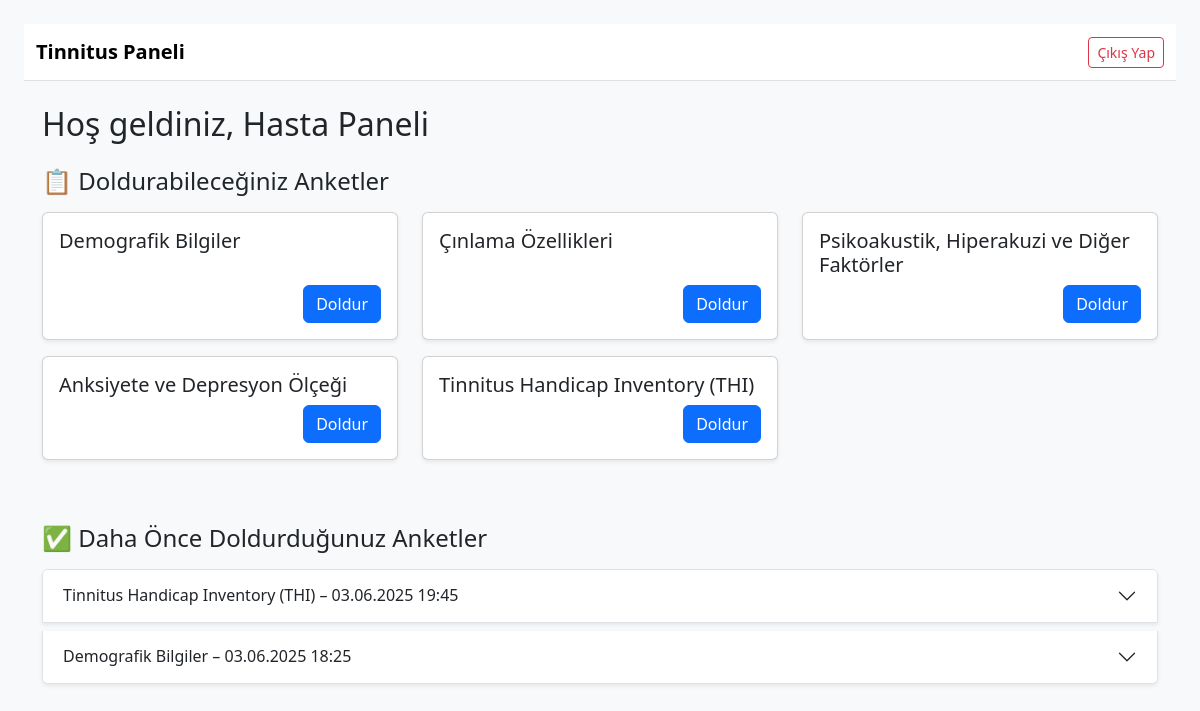
Page /hasta (signed in) on the committed database.
### app.py (models this page shows)
class User(UserMixin, db.Model):
    id = db.Column(db.Integer, primary_key=True)
    email = db.Column(db.String(150), unique=True, nullable=False)
    password = db.Column(db.String(100), nullable=False)
    role = db.Column(db.String(20))  # 'admin', 'doktor', 'hasta'
    name = db.Column(db.String(100))

class Anket(db.Model):
    id = db.Column(db.Integer, primary_key=True)
    baslik = db.Column(db.String(100), nullable=False)
    sorular = db.relationship('Soru', backref='anket', cascade='all, delete-orphan')

class Survey(db.Model):
    id = db.Column(db.Integer, primary_key=True)
    hasta_id = db.Column(db.Integer, db.ForeignKey('user.id'))
    anket_id = db.Column(db.Integer, db.ForeignKey('anket.id'))
    cevaplar = db.Column(db.Text)
    tarih = db.Column(db.DateTime, default=datetime.datetime.utcnow)

### app.py (the view)
@app.route('/hasta')
@login_required
def hasta_panel():
    if current_user.role != 'hasta':
        return redirect('/')
    anketler = Anket.query.all()
    yapilan_anketler = Survey.query.filter_by(hasta_id=current_user.id).order_by(Survey.tarih.desc()).all()
    gecmis_anketler = []
    for kayit in yapilan_anketler:
        anket = Anket.query.get(kayit.anket_id)
        sorular = Soru.query.filter_by(anket_id=anket.id).all()
        cevaplar = json.loads(kayit.cevaplar)
        icerik = []
        for soru in sorular:
            cevap = cevaplar.get(str(soru.id), "")
            if isinstance(cevap, list):
                cevap = ", ".join(cevap)
            icerik.append({"soru": soru.metin, "cevap": cevap})
        thi_puani = cevaplar.get("_toplam_thi_puani", None)
        gecmis_anketler.append({
            "anket_adi": anket.baslik,
            "tarih": kayit.tarih,
            "icerik": icerik,
            "puan": thi_puani
        })
    return render_template("hasta_panel.html", user=current_user, anketler=anketler, gecmis_anketler=gecmis_anketler)

### app.py (called while the page is built)
@login_manager.user_loader
def load_user(user_id):
    return User.query.get(int(user_id))

### templates/hasta_panel.html (shortened to what this page needs)
<!DOCTYPE html>
<html>
<head>
    <link href="https://cdn.jsdelivr.net/npm/bootstrap@5.3.0/dist/css/bootstrap.min.css" rel="stylesheet">
</head>
<body class="bg-light p-4">
<nav class="navbar navbar-expand-lg navbar-light bg-white border-bottom mb-4">
    <div class="container-fluid justify-content-between">
        <a class="navbar-brand fw-bold" href="#">Tinnitus Paneli</a>
        <div>
            <a href="/logout" class="btn btn-outline-danger btn-sm">Çıkış Yap</a>
        </div>
    </div>
</nav>
<div class="container">
    <h2 class="mb-4">Hoş geldiniz, {{ user.name }}</h2>
    <div class="mb-5">
        <h4 class="mb-3">📋 Doldurabileceğiniz Anketler</h4>
        {% if anketler %}
            <div class="row">
                {% for anket in anketler %}
                    <div class="col-md-6 col-lg-4 mb-3">
                        <div class="card h-100 shadow-sm">
                            <div class="card-body d-flex flex-column justify-content-between">
                                <h5 class="card-title">{{ anket.baslik }}</h5>
                                <div class="text-end mt-auto">
                                    <a href="/anket_doldur/{{ anket.id }}" class="btn btn-primary">Doldur</a>
                                </div>
                            </div>
                        </div>
                    </div>
                {% endfor %}
            </div>
        {% else %}
            <div class="text-muted">Size atanmış doldurulabilir anket bulunmamaktadır.</div>
        {% endif %}
    </div>
<div>
    <h4 class="mb-3">✅ Daha Önce Doldurduğunuz Anketler</h4>
    {% if gecmis_anketler %}
        <div class="accordion" id="gecmisAnketAccordion">
            {% for anket in gecmis_anketler %}
                <div class="accordion-item mb-2 shadow-sm">
                    <h2 class="accordion-header" id="heading{{ loop.index }}">
                        <button class="accordion-button collapsed" type="button" data-bs-toggle="collapse" data-bs-target="#collapse{{ loop.index }}" aria-expanded="false" aria-controls="collapse{{ loop.index }}">
                            {{ anket.anket_adi }} – {{ anket.tarih.strftime('%d.%m.%Y %H:%M') }}
                        </button>
                    </h2>
                </div>
            {% endfor %}
        </div>
    {% else %}
        <div class="text-muted">Henüz anket doldurmadınız.</div>
    {% endif %}
</div>
</body>
</html>

### rows in the picture
User: name "Hasta Paneli"
Anket: baslik "Demografik Bilgiler", anket_adi "Demografik Bilgiler", tarih "03.06.2025 18:25"
Anket: baslik "Çınlama Özellikleri"
Anket: baslik "Psikoakustik, Hiperakuzi ve Diğer Faktörler"
Anket: baslik "Anksiyete ve Depresyon Ölçeği"
Anket: baslik "Tinnitus Handicap Inventory (THI)", anket_adi "Tinnitus Handicap Inventory (THI)", tarih "03.06.2025 19:45"
